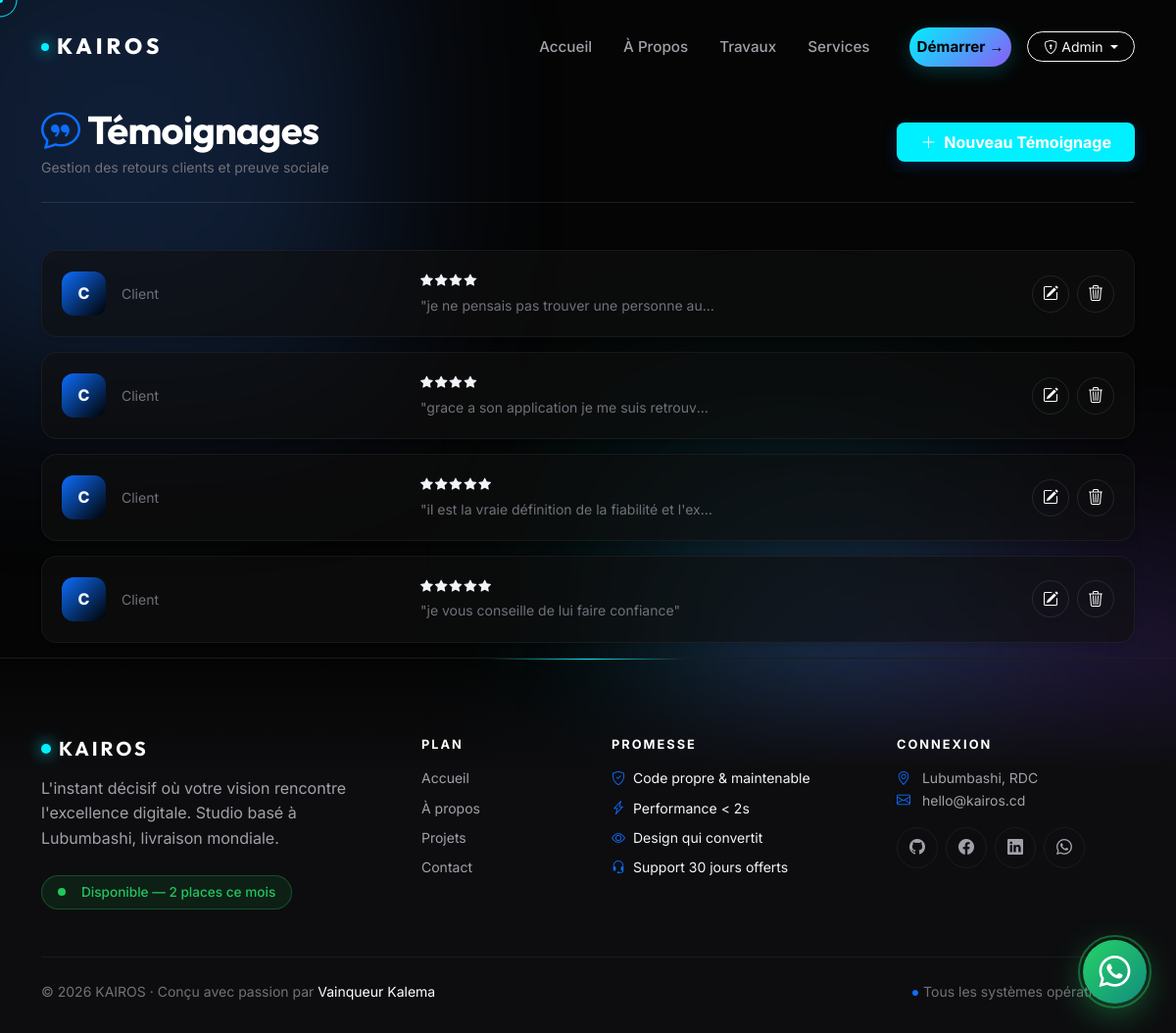
/admin/testimonials (signed in), run on an earlier commit of the app's database.
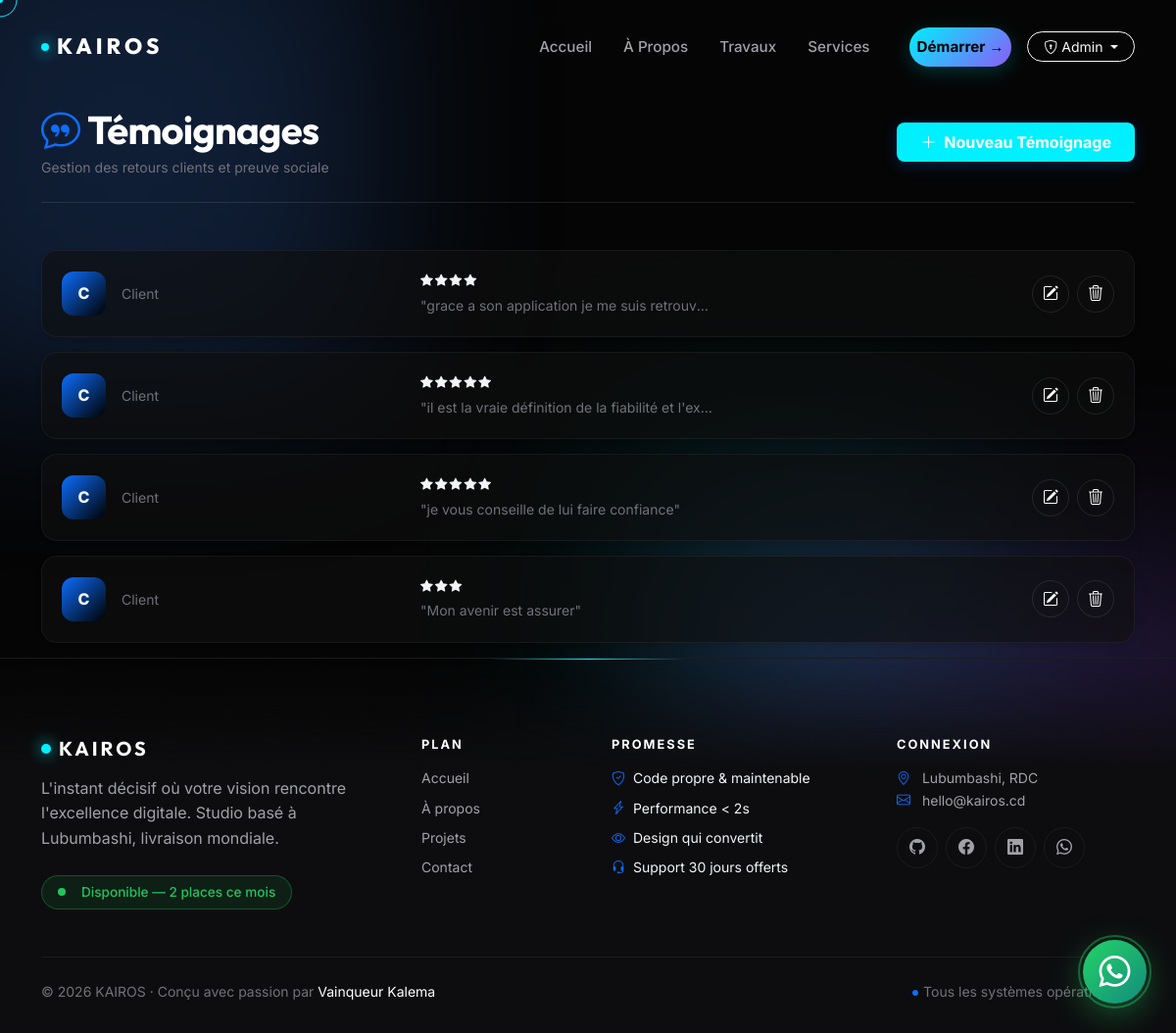
And on a later commit of the database.
### app/models.py (models this page shows)
class Testimonial(db.Model):
    id = db.Column(db.Integer, primary_key=True)
    client_name = db.Column(db.String(100), nullable=False)
    message = db.Column(db.Text, nullable=False)
    rating = db.Column(db.Integer)

### app/admin/route.py (the view)
@bp.route('/testimonials')
@login_required
@admin_required
def testimonials():
    testimonials = Testimonial.query.all()
    return render_template('admin/testimonials.html', testimonials=testimonials)

### app/admin/route.py (called while the page is built)
def admin_required(f):
    @wraps(f)
    def decorated(*args, **kwargs):
        if not current_user.is_authenticated or not current_user.is_admin:
            flash('Accès réservé aux administrateurs.', 'danger')
            return redirect(url_for('auth.login'))
        return f(*args, **kwargs)
    return decorated

### app/templates/admin/testimonials.html (shortened to what this page needs)
{% extends 'base.html' %}
{% block content %}
<div class="container mt-2 fade-up">
    <div class="d-flex justify-content-between align-items-center mb-5 border-bottom border-white border-opacity-10 pb-4">
        <div>
            <h1 class="text-white fw-bold m-0"><i class="bi bi-chat-quote me-2 text-primary"></i>Témoignages</h1>
            <p class="text-muted small m-0 mt-1">Gestion des retours clients et preuve sociale</p>
        </div>
        <a href="{{ url_for('admin.testimonial_new') }}" class="btn btn-primary px-4 py-2 fw-bold rounded-3">
            <i class="bi bi-plus-lg me-1"></i> Nouveau Témoignage
        </a>
    </div>
    <div class="testimonial-manager">
        {% for t in testimonials %}
        <div class="testimonial-item shadow-sm">
            <div class="row align-items-center">
                <div class="col-md-4">
                    <div class="d-flex align-items-center">
                        <div class="author-avatar me-3">
                            {{ t.author[0] if t.author else 'C' }}
                        </div>
                        <div>
                            <small class="text-muted">{{ t.role if t.role else 'Client' }}</small>
                        </div>
                    </div>
                </div>
                <div class="col-md-5 my-3 my-md-0">
                    <div class="rating-stars mb-1">
                        {% for i in range(t.rating|int) %}<i class="bi bi-star-fill"></i>{% endfor %}
                    </div>
                    <p class="text-muted small mb-0 text-truncate" style="max-width: 300px;">
                        "{{ t.message }}"
                    </p>
                </div>
                <div class="col-md-3 text-end">
                    <div class="d-flex justify-content-end gap-2">
                        <a href="{{ url_for('admin.testimonial_edit', id=t.id) }}" class="btn-action-circle" title="Modifier">
                            <i class="bi bi-pencil-square"></i>
                        </a>
                        <form action="{{ url_for('admin.testimonial_delete', id=t.id) }}" method="POST" class="d-inline">
                            <button type="submit" class="btn-action-circle btn-delete" onclick="return confirm('Supprimer définitivement ce retour ?')" title="Supprimer">
                                <i class="bi bi-trash3"></i>
                            </button>
                        </form>
                    </div>
                </div>
            </div>
        </div>
        {% else %}
        <div class="text-center py-5 opacity-25">
            <i class="bi bi-chat-left-dots fs-1 mb-3 d-block"></i>
            <p>Aucun témoignage client pour le moment.</p>
        </div>
        {% endfor %}
    </div>
</div>
{% endblock %}

What changed in the data, as far as the page shows it:
removed Testimonial: author "C", role "Client", rating 4 (drawn), message "je ne pensais pas trouver une personne au…"
added Testimonial: author "C", role "Client", rating 3 (drawn), message "Mon avenir est assurer"
